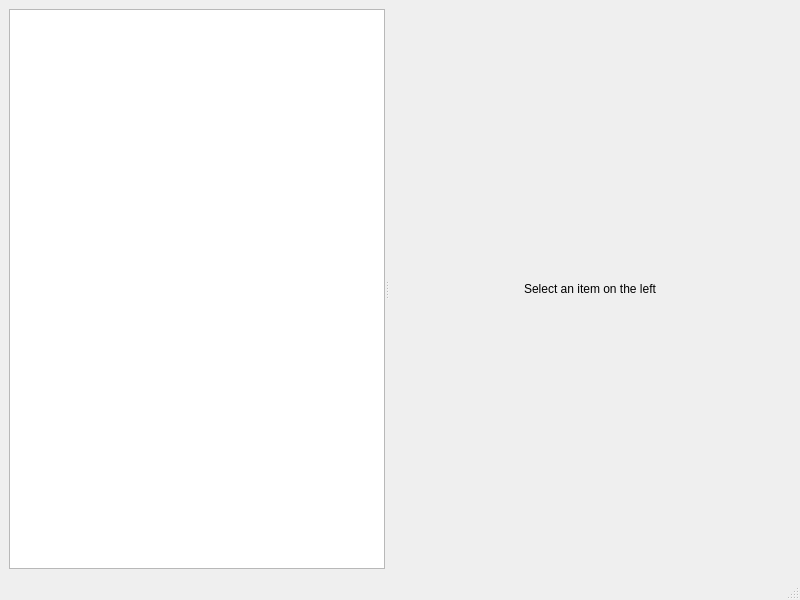
<?xml version="1.0" encoding="UTF-8"?>
<ui version="4.0">
 <class>MainWindow</class>
 <widget class="QMainWindow" name="MainWindow">
  <property name="geometry">
   <rect>
    <x>0</x>
    <y>0</y>
    <width>800</width>
    <height>600</height>
   </rect>
  </property>
  <property name="windowTitle">
   <string>MainWindow</string>
  </property>
  <widget class="QWidget" name="centralwidget">
   <layout class="QGridLayout" name="gridLayout">
    <item row="0" column="0">
     <widget class="QSplitter" name="splitter">
      <property name="orientation">
       <enum>Qt::Horizontal</enum>
      </property>
      <widget class="QTreeView" name="treeView">
       <property name="sizePolicy">
        <sizepolicy hsizetype="Expanding" vsizetype="Expanding">
         <horstretch>0</horstretch>
         <verstretch>0</verstretch>
        </sizepolicy>
       </property>
      </widget>
      <widget class="QStackedWidget" name="stackedWidget">
       <property name="sizePolicy">
        <sizepolicy hsizetype="Preferred" vsizetype="Preferred">
         <horstretch>0</horstretch>
         <verstretch>0</verstretch>
        </sizepolicy>
       </property>
       <widget class="QWidget" name="defaultPage">
        <layout class="QGridLayout" name="gridLayout_2">
         <item row="0" column="0">
          <widget class="QLabel" name="label">
           <property name="text">
            <string>Select an item on the left</string>
           </property>
           <property name="alignment">
            <set>Qt::AlignCenter</set>
           </property>
          </widget>
         </item>
        </layout>
       </widget>
       <widget class="QWidget" name="accessorWidget">
        <layout class="QVBoxLayout" name="verticalLayout_3">
         <item>
          <widget class="QLabel" name="accessorLabel">
           <property name="sizePolicy">
            <sizepolicy hsizetype="Expanding" vsizetype="Minimum">
             <horstretch>0</horstretch>
             <verstretch>0</verstretch>
            </sizepolicy>
           </property>
           <property name="text">
            <string>Accessor %1 (%2)</string>
           </property>
           <property name="wordWrap">
            <bool>true</bool>
           </property>
          </widget>
         </item>
         <item>
          <widget class="QTableWidget" name="accessorData">
           <property name="selectionBehavior">
            <enum>QAbstractItemView::SelectItems</enum>
           </property>
          </widget>
         </item>
        </layout>
       </widget>
       <widget class="QWidget" name="animationWidget"/>
       <widget class="QWidget" name="bufferWidget">
        <layout class="QVBoxLayout" name="verticalLayout">
         <item>
          <widget class="QLabel" name="bufferLabel">
           <property name="sizePolicy">
            <sizepolicy hsizetype="Expanding" vsizetype="Minimum">
             <horstretch>0</horstretch>
             <verstretch>0</verstretch>
            </sizepolicy>
           </property>
           <property name="text">
            <string>Buffer %1 (%2)</string>
           </property>
           <property name="wordWrap">
            <bool>true</bool>
           </property>
          </widget>
         </item>
         <item>
          <widget class="QHexEdit" name="bufferData" native="true">
           <property name="sizePolicy">
            <sizepolicy hsizetype="Preferred" vsizetype="Preferred">
             <horstretch>0</horstretch>
             <verstretch>1</verstretch>
            </sizepolicy>
           </property>
          </widget>
         </item>
        </layout>
       </widget>
       <widget class="QWidget" name="bufferViewWidget">
        <layout class="QVBoxLayout" name="verticalLayout_2">
         <item>
          <widget class="QLabel" name="bufferViewLabel">
           <property name="sizePolicy">
            <sizepolicy hsizetype="Expanding" vsizetype="Minimum">
             <horstretch>0</horstretch>
             <verstretch>0</verstretch>
            </sizepolicy>
           </property>
           <property name="text">
            <string>Buffer View %1 (%2)</string>
           </property>
           <property name="wordWrap">
            <bool>true</bool>
           </property>
          </widget>
         </item>
         <item>
          <widget class="QHexEdit" name="bufferViewData" native="true">
           <property name="sizePolicy">
            <sizepolicy hsizetype="Preferred" vsizetype="Preferred">
             <horstretch>0</horstretch>
             <verstretch>1</verstretch>
            </sizepolicy>
           </property>
          </widget>
         </item>
        </layout>
       </widget>
       <widget class="QWidget" name="materialWidget"/>
       <widget class="QWidget" name="meshWidget"/>
       <widget class="QWidget" name="nodeWidget"/>
       <widget class="QWidget" name="textureWidget"/>
       <widget class="QWidget" name="imageWidget">
        <layout class="QVBoxLayout" name="verticalLayout_4">
         <item>
          <widget class="QLabel" name="imageLabel">
           <property name="sizePolicy">
            <sizepolicy hsizetype="Expanding" vsizetype="Minimum">
             <horstretch>0</horstretch>
             <verstretch>0</verstretch>
            </sizepolicy>
           </property>
           <property name="text">
            <string>Image %1 (%2)</string>
           </property>
           <property name="wordWrap">
            <bool>true</bool>
           </property>
          </widget>
         </item>
         <item>
          <widget class="QScrollArea" name="imageScrollArea">
           <property name="widgetResizable">
            <bool>true</bool>
           </property>
           <widget class="QWidget" name="imageScrollAreaContents">
            <property name="geometry">
             <rect>
              <x>0</x>
              <y>0</y>
              <width>376</width>
              <height>475</height>
             </rect>
            </property>
            <layout class="QGridLayout" name="gridLayout_3">
             <item row="0" column="0">
              <widget class="QLabel" name="imagePreview">
               <property name="sizePolicy">
                <sizepolicy hsizetype="Preferred" vsizetype="Preferred">
                 <horstretch>0</horstretch>
                 <verstretch>1</verstretch>
                </sizepolicy>
               </property>
               <property name="palette">
                <palette>
                 <active>
                  <colorrole role="Base">
                   <brush brushstyle="SolidPattern">
                    <color alpha="255">
                     <red>255</red>
                     <green>255</green>
                     <blue>255</blue>
                    </color>
                   </brush>
                  </colorrole>
                  <colorrole role="Window">
                   <brush brushstyle="SolidPattern">
                    <color alpha="255">
                     <red>156</red>
                     <green>154</green>
                     <blue>157</blue>
                    </color>
                   </brush>
                  </colorrole>
                 </active>
                 <inactive>
                  <colorrole role="Base">
                   <brush brushstyle="SolidPattern">
                    <color alpha="255">
                     <red>255</red>
                     <green>255</green>
                     <blue>255</blue>
                    </color>
                   </brush>
                  </colorrole>
                  <colorrole role="Window">
                   <brush brushstyle="SolidPattern">
                    <color alpha="255">
                     <red>156</red>
                     <green>154</green>
                     <blue>157</blue>
                    </color>
                   </brush>
                  </colorrole>
                 </inactive>
                 <disabled>
                  <colorrole role="Base">
                   <brush brushstyle="SolidPattern">
                    <color alpha="255">
                     <red>156</red>
                     <green>154</green>
                     <blue>157</blue>
                    </color>
                   </brush>
                  </colorrole>
                  <colorrole role="Window">
                   <brush brushstyle="SolidPattern">
                    <color alpha="255">
                     <red>156</red>
                     <green>154</green>
                     <blue>157</blue>
                    </color>
                   </brush>
                  </colorrole>
                 </disabled>
                </palette>
               </property>
               <property name="autoFillBackground">
                <bool>false</bool>
               </property>
               <property name="frameShape">
                <enum>QFrame::NoFrame</enum>
               </property>
               <property name="frameShadow">
                <enum>QFrame::Plain</enum>
               </property>
               <property name="text">
                <string/>
               </property>
               <property name="alignment">
                <set>Qt::AlignCenter</set>
               </property>
              </widget>
             </item>
            </layout>
           </widget>
          </widget>
         </item>
        </layout>
       </widget>
       <widget class="QWidget" name="skinWidget"/>
       <widget class="QWidget" name="samplerWidget"/>
       <widget class="QWidget" name="cameraWidget"/>
       <widget class="QWidget" name="sceneWidget"/>
       <widget class="QWidget" name="lightWidget"/>
      </widget>
     </widget>
    </item>
   </layout>
  </widget>
  <widget class="QMenuBar" name="menubar">
   <property name="geometry">
    <rect>
     <x>0</x>
     <y>0</y>
     <width>800</width>
     <height>22</height>
    </rect>
   </property>
  </widget>
  <widget class="QStatusBar" name="statusbar"/>
 </widget>
 <customwidgets>
  <customwidget>
   <class>QHexEdit</class>
   <extends>QWidget</extends>
   <header>qhexedit2/src/qhexedit.h</header>
   <container>1</container>
  </customwidget>
 </customwidgets>
 <resources/>
 <connections/>
</ui>
